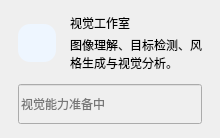
<widget class="QWidget" name="visionPage"><layout class="QVBoxLayout" name="visionPageLayout">
<property name="spacing"><number>12</number></property>
<property name="leftMargin"><number>0</number></property>
<property name="topMargin"><number>0</number></property>
<property name="rightMargin"><number>0</number></property>
<property name="bottomMargin"><number>0</number></property>
<item><widget class="QFrame" name="visionMainCard">
<property name="objectName"><string>heroCard</string></property>
<property name="frameShape"><enum>QFrame::Shape::NoFrame</enum></property>
<layout class="QVBoxLayout" name="visionMainLayout">
<property name="spacing"><number>8</number></property>
<property name="leftMargin"><number>18</number></property>
<property name="topMargin"><number>14</number></property>
<property name="rightMargin"><number>18</number></property>
<property name="bottomMargin"><number>14</number></property>
<item><layout class="QHBoxLayout" name="visionHeadLayout">
<property name="spacing"><number>14</number></property>
<property name="leftMargin"><number>0</number></property>
<property name="topMargin"><number>0</number></property>
<property name="rightMargin"><number>0</number></property>
<property name="bottomMargin"><number>0</number></property>
<item><widget class="QLabel" name="visionIcon">
<property name="minimumSize"><size><width>38</width><height>38</height></size></property>
<property name="maximumSize"><size><width>38</width><height>38</height></size></property>
<property name="styleSheet"><string notr="true">background:#EEF6FF;border-radius:12px;</string></property>
<property name="text"><string></string></property>
<property name="pixmap"><pixmap resource="resources.qrc">:/icons/vision.svg</pixmap></property>
<property name="scaledContents"><bool>false</bool></property>
<property name="alignment"><set>Qt::AlignmentFlag::AlignCenter</set></property>
</widget></item><item><layout class="QVBoxLayout" name="visionTextLayout">
<property name="spacing"><number>4</number></property>
<property name="leftMargin"><number>0</number></property>
<property name="topMargin"><number>0</number></property>
<property name="rightMargin"><number>0</number></property>
<property name="bottomMargin"><number>0</number></property>
<item><widget class="QLabel" name="visionTitle">
<property name="objectName"><string>heroTitle</string></property>
<property name="text"><string>视觉工作室</string></property>
<property name="visible"><bool>false</bool></property>
<property name="wordWrap"><bool>true</bool></property>

</widget></item><item><widget class="QLabel" name="visionSub">
<property name="objectName"><string>subText</string></property>
<property name="text"><string>图像理解、目标检测、风格生成与视觉分析。</string></property>
<property name="wordWrap"><bool>true</bool></property>

</widget></item>
</layout></item>
</layout></item><item><spacer name="visionSpacer">
<property name="orientation"><enum>Qt::Orientation::Vertical</enum></property>
<property name="sizeType"><enum>QSizePolicy::Policy::Fixed</enum></property>
<property name="sizeHint" stdset="0"><size><width>20</width><height>4</height></size></property>
</spacer></item><item><widget class="QLineEdit" name="visionInput">
<property name="minimumSize"><size><width>0</width><height>40</height></size></property>
<property name="enabled"><bool>false</bool></property>

<property name="placeholderText"><string>视觉能力准备中</string></property>
</widget></item><item><spacer name="visionFill">
<property name="orientation"><enum>Qt::Orientation::Vertical</enum></property>
<property name="sizeType"><enum>QSizePolicy::Policy::Fixed</enum></property>
<property name="sizeHint" stdset="0"><size><width>20</width><height>0</height></size></property>
</spacer></item>
</layout>
</widget></item>
</layout></widget>
